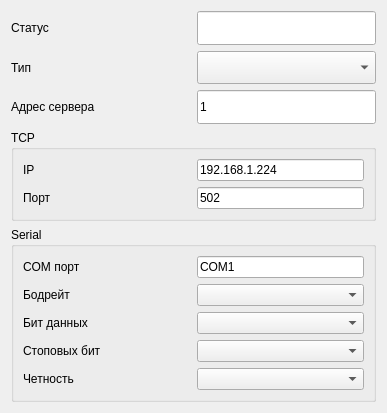
<?xml version="1.0" encoding="UTF-8"?>
<ui version="4.0">
 <class>fmodbus_server</class>
 <widget class="QWidget" name="fmodbus_server">
  <property name="geometry">
   <rect>
    <x>0</x>
    <y>0</y>
    <width>387</width>
    <height>413</height>
   </rect>
  </property>
  <property name="sizePolicy">
   <sizepolicy hsizetype="MinimumExpanding" vsizetype="MinimumExpanding">
    <horstretch>80</horstretch>
    <verstretch>45</verstretch>
   </sizepolicy>
  </property>
  <property name="minimumSize">
   <size>
    <width>200</width>
    <height>100</height>
   </size>
  </property>
  <property name="maximumSize">
   <size>
    <width>1000</width>
    <height>852</height>
   </size>
  </property>
  <property name="windowTitle">
   <string>Настройки</string>
  </property>
  <layout class="QGridLayout" name="gridLayout">
   <item row="1" column="0">
    <widget class="QLabel" name="label_20">
     <property name="sizePolicy">
      <sizepolicy hsizetype="MinimumExpanding" vsizetype="MinimumExpanding">
       <horstretch>0</horstretch>
       <verstretch>0</verstretch>
      </sizepolicy>
     </property>
     <property name="minimumSize">
      <size>
       <width>100</width>
       <height>0</height>
      </size>
     </property>
     <property name="text">
      <string>Тип</string>
     </property>
    </widget>
   </item>
   <item row="0" column="1">
    <widget class="QLineEdit" name="le_state">
     <property name="enabled">
      <bool>true</bool>
     </property>
     <property name="sizePolicy">
      <sizepolicy hsizetype="MinimumExpanding" vsizetype="MinimumExpanding">
       <horstretch>0</horstretch>
       <verstretch>0</verstretch>
      </sizepolicy>
     </property>
     <property name="minimumSize">
      <size>
       <width>150</width>
       <height>0</height>
      </size>
     </property>
     <property name="text">
      <string/>
     </property>
     <property name="readOnly">
      <bool>true</bool>
     </property>
    </widget>
   </item>
   <item row="5" column="0" colspan="2">
    <widget class="QGroupBox" name="groupBox_2">
     <property name="sizePolicy">
      <sizepolicy hsizetype="MinimumExpanding" vsizetype="MinimumExpanding">
       <horstretch>0</horstretch>
       <verstretch>0</verstretch>
      </sizepolicy>
     </property>
     <property name="title">
      <string>Serial</string>
     </property>
     <layout class="QGridLayout" name="gridLayout_3">
      <item row="0" column="0">
       <widget class="QLabel" name="label_22">
        <property name="sizePolicy">
         <sizepolicy hsizetype="MinimumExpanding" vsizetype="MinimumExpanding">
          <horstretch>0</horstretch>
          <verstretch>0</verstretch>
         </sizepolicy>
        </property>
        <property name="minimumSize">
         <size>
          <width>100</width>
          <height>0</height>
         </size>
        </property>
        <property name="text">
         <string>COM порт</string>
        </property>
       </widget>
      </item>
      <item row="0" column="1">
       <widget class="QLineEdit" name="le_com_port">
        <property name="enabled">
         <bool>true</bool>
        </property>
        <property name="sizePolicy">
         <sizepolicy hsizetype="MinimumExpanding" vsizetype="MinimumExpanding">
          <horstretch>0</horstretch>
          <verstretch>0</verstretch>
         </sizepolicy>
        </property>
        <property name="minimumSize">
         <size>
          <width>150</width>
          <height>0</height>
         </size>
        </property>
        <property name="text">
         <string>COM1</string>
        </property>
       </widget>
      </item>
      <item row="1" column="0">
       <widget class="QLabel" name="label_23">
        <property name="sizePolicy">
         <sizepolicy hsizetype="MinimumExpanding" vsizetype="MinimumExpanding">
          <horstretch>0</horstretch>
          <verstretch>0</verstretch>
         </sizepolicy>
        </property>
        <property name="minimumSize">
         <size>
          <width>100</width>
          <height>0</height>
         </size>
        </property>
        <property name="text">
         <string>Бодрейт</string>
        </property>
       </widget>
      </item>
      <item row="1" column="1">
       <widget class="QComboBox" name="cb_baudrate">
        <property name="sizePolicy">
         <sizepolicy hsizetype="MinimumExpanding" vsizetype="MinimumExpanding">
          <horstretch>0</horstretch>
          <verstretch>0</verstretch>
         </sizepolicy>
        </property>
        <property name="minimumSize">
         <size>
          <width>150</width>
          <height>0</height>
         </size>
        </property>
        <property name="currentText">
         <string/>
        </property>
       </widget>
      </item>
      <item row="2" column="0">
       <widget class="QLabel" name="label_24">
        <property name="sizePolicy">
         <sizepolicy hsizetype="MinimumExpanding" vsizetype="MinimumExpanding">
          <horstretch>0</horstretch>
          <verstretch>0</verstretch>
         </sizepolicy>
        </property>
        <property name="minimumSize">
         <size>
          <width>100</width>
          <height>0</height>
         </size>
        </property>
        <property name="text">
         <string>Бит данных</string>
        </property>
       </widget>
      </item>
      <item row="2" column="1">
       <widget class="QComboBox" name="cb_data_bits">
        <property name="sizePolicy">
         <sizepolicy hsizetype="MinimumExpanding" vsizetype="MinimumExpanding">
          <horstretch>0</horstretch>
          <verstretch>0</verstretch>
         </sizepolicy>
        </property>
        <property name="minimumSize">
         <size>
          <width>150</width>
          <height>0</height>
         </size>
        </property>
        <property name="currentText">
         <string/>
        </property>
       </widget>
      </item>
      <item row="3" column="0">
       <widget class="QLabel" name="label_25">
        <property name="sizePolicy">
         <sizepolicy hsizetype="MinimumExpanding" vsizetype="MinimumExpanding">
          <horstretch>0</horstretch>
          <verstretch>0</verstretch>
         </sizepolicy>
        </property>
        <property name="minimumSize">
         <size>
          <width>100</width>
          <height>0</height>
         </size>
        </property>
        <property name="text">
         <string>Стоповых бит</string>
        </property>
       </widget>
      </item>
      <item row="3" column="1">
       <widget class="QComboBox" name="cb_stop_bits">
        <property name="sizePolicy">
         <sizepolicy hsizetype="MinimumExpanding" vsizetype="MinimumExpanding">
          <horstretch>0</horstretch>
          <verstretch>0</verstretch>
         </sizepolicy>
        </property>
        <property name="minimumSize">
         <size>
          <width>150</width>
          <height>0</height>
         </size>
        </property>
        <property name="currentText">
         <string/>
        </property>
       </widget>
      </item>
      <item row="4" column="0">
       <widget class="QLabel" name="label_26">
        <property name="sizePolicy">
         <sizepolicy hsizetype="MinimumExpanding" vsizetype="MinimumExpanding">
          <horstretch>0</horstretch>
          <verstretch>0</verstretch>
         </sizepolicy>
        </property>
        <property name="minimumSize">
         <size>
          <width>100</width>
          <height>0</height>
         </size>
        </property>
        <property name="text">
         <string>Четность</string>
        </property>
       </widget>
      </item>
      <item row="4" column="1">
       <widget class="QComboBox" name="cb_parity">
        <property name="sizePolicy">
         <sizepolicy hsizetype="MinimumExpanding" vsizetype="MinimumExpanding">
          <horstretch>0</horstretch>
          <verstretch>0</verstretch>
         </sizepolicy>
        </property>
        <property name="minimumSize">
         <size>
          <width>150</width>
          <height>0</height>
         </size>
        </property>
        <property name="currentText">
         <string/>
        </property>
       </widget>
      </item>
     </layout>
    </widget>
   </item>
   <item row="3" column="0" rowspan="2" colspan="2">
    <widget class="QGroupBox" name="groupBox">
     <property name="sizePolicy">
      <sizepolicy hsizetype="MinimumExpanding" vsizetype="MinimumExpanding">
       <horstretch>0</horstretch>
       <verstretch>0</verstretch>
      </sizepolicy>
     </property>
     <property name="title">
      <string>TCP</string>
     </property>
     <layout class="QGridLayout" name="gridLayout_2">
      <item row="0" column="0">
       <widget class="QLabel" name="label_17">
        <property name="sizePolicy">
         <sizepolicy hsizetype="MinimumExpanding" vsizetype="MinimumExpanding">
          <horstretch>0</horstretch>
          <verstretch>0</verstretch>
         </sizepolicy>
        </property>
        <property name="minimumSize">
         <size>
          <width>100</width>
          <height>0</height>
         </size>
        </property>
        <property name="text">
         <string>IP</string>
        </property>
       </widget>
      </item>
      <item row="0" column="1">
       <widget class="QLineEdit" name="le_ip">
        <property name="enabled">
         <bool>true</bool>
        </property>
        <property name="sizePolicy">
         <sizepolicy hsizetype="MinimumExpanding" vsizetype="MinimumExpanding">
          <horstretch>0</horstretch>
          <verstretch>0</verstretch>
         </sizepolicy>
        </property>
        <property name="minimumSize">
         <size>
          <width>150</width>
          <height>0</height>
         </size>
        </property>
        <property name="text">
         <string>192.168.1.224</string>
        </property>
       </widget>
      </item>
      <item row="1" column="0">
       <widget class="QLabel" name="label_18">
        <property name="sizePolicy">
         <sizepolicy hsizetype="MinimumExpanding" vsizetype="MinimumExpanding">
          <horstretch>0</horstretch>
          <verstretch>0</verstretch>
         </sizepolicy>
        </property>
        <property name="minimumSize">
         <size>
          <width>100</width>
          <height>0</height>
         </size>
        </property>
        <property name="text">
         <string>Порт</string>
        </property>
       </widget>
      </item>
      <item row="1" column="1">
       <widget class="QLineEdit" name="le_port">
        <property name="enabled">
         <bool>true</bool>
        </property>
        <property name="sizePolicy">
         <sizepolicy hsizetype="MinimumExpanding" vsizetype="MinimumExpanding">
          <horstretch>0</horstretch>
          <verstretch>0</verstretch>
         </sizepolicy>
        </property>
        <property name="minimumSize">
         <size>
          <width>150</width>
          <height>0</height>
         </size>
        </property>
        <property name="text">
         <string>502</string>
        </property>
       </widget>
      </item>
     </layout>
    </widget>
   </item>
   <item row="0" column="0">
    <widget class="QLabel" name="label_19">
     <property name="sizePolicy">
      <sizepolicy hsizetype="MinimumExpanding" vsizetype="MinimumExpanding">
       <horstretch>0</horstretch>
       <verstretch>0</verstretch>
      </sizepolicy>
     </property>
     <property name="minimumSize">
      <size>
       <width>100</width>
       <height>0</height>
      </size>
     </property>
     <property name="text">
      <string>Статус</string>
     </property>
    </widget>
   </item>
   <item row="2" column="1">
    <widget class="QLineEdit" name="le_address">
     <property name="enabled">
      <bool>true</bool>
     </property>
     <property name="sizePolicy">
      <sizepolicy hsizetype="MinimumExpanding" vsizetype="MinimumExpanding">
       <horstretch>0</horstretch>
       <verstretch>0</verstretch>
      </sizepolicy>
     </property>
     <property name="minimumSize">
      <size>
       <width>150</width>
       <height>0</height>
      </size>
     </property>
     <property name="text">
      <string>1</string>
     </property>
    </widget>
   </item>
   <item row="1" column="1">
    <widget class="QComboBox" name="cb_connect_type">
     <property name="sizePolicy">
      <sizepolicy hsizetype="MinimumExpanding" vsizetype="MinimumExpanding">
       <horstretch>0</horstretch>
       <verstretch>0</verstretch>
      </sizepolicy>
     </property>
     <property name="minimumSize">
      <size>
       <width>150</width>
       <height>0</height>
      </size>
     </property>
     <property name="currentText">
      <string/>
     </property>
    </widget>
   </item>
   <item row="2" column="0">
    <widget class="QLabel" name="label_21">
     <property name="sizePolicy">
      <sizepolicy hsizetype="MinimumExpanding" vsizetype="MinimumExpanding">
       <horstretch>0</horstretch>
       <verstretch>0</verstretch>
      </sizepolicy>
     </property>
     <property name="minimumSize">
      <size>
       <width>100</width>
       <height>0</height>
      </size>
     </property>
     <property name="text">
      <string>Адрес сервера</string>
     </property>
    </widget>
   </item>
  </layout>
 </widget>
 <resources/>
 <connections/>
</ui>
